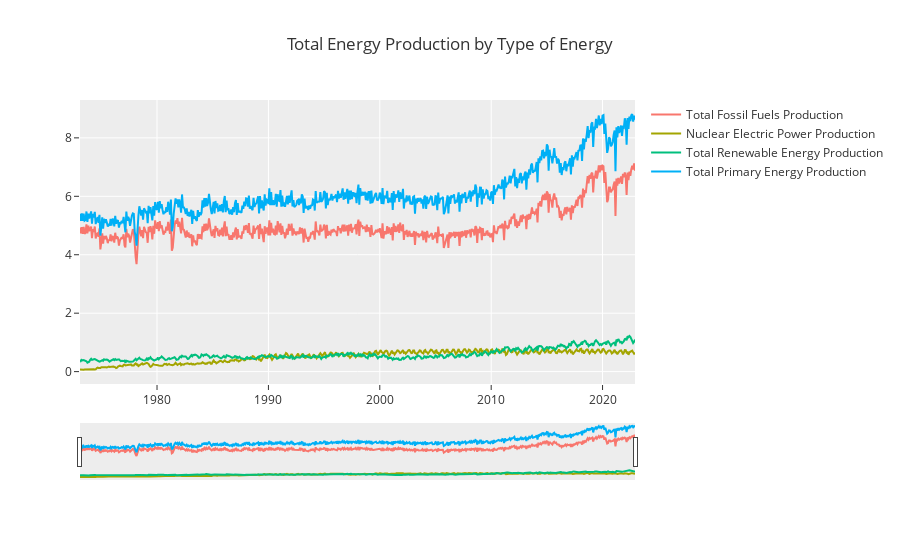

Source (notebook cell):
### Code cell
fig0 = go.Figure()
fig0 = fig0.add_trace(go.Scatter(x=prod_type_trend.index, y=prod_type_trend['Total Fossil Fuels Production'], name='Total Fossil Fuels Production'))
fig0 =fig0.add_trace(go.Scatter(x=prod_type_trend.index, y=prod_type_trend['Nuclear Electric Power Production'], name='Nuclear Electric Power Production'))
fig0 =fig0.add_trace(go.Scatter(x=prod_type_trend.index, y=prod_type_trend['Total Renewable Energy Production'], name='Total Renewable Energy Production'))
fig0 =fig0.add_trace(go.Scatter(x=prod_type_trend.index, y=prod_type_trend['Total Primary Energy Production'], name='Total Primary Energy Production'))
fig0 =fig0.update_layout(title='Total Energy Production by Type of Energy')
fig0.update_xaxes(rangeslider_visible=True)
fig0.show()

### Figure 1 — Plotly figure (JSON) as saved in the notebook; plotly's stock layout.template omitted (floating-point values rounded to 4 significant figures; data arrays with more than 128 entries replaced by an {"elided": "..."} marker saying what was removed)
{"data": [{"name": "Total Fossil Fuels Production", "type": "scatter", "x": {"elided": "599 str values"}, "y": {"elided": "599 float values"}}, {"name": "Nuclear Electric Power Production", "type": "scatter", "x": {"elided": "599 str values"}, "y": {"elided": "599 float values"}}, {"name": "Total Renewable Energy Production", "type": "scatter", "x": {"elided": "599 str values"}, "y": {"elided": "599 float values"}}, {"name": "Total Primary Energy Production", "type": "scatter", "x": {"elided": "599 str values"}, "y": {"elided": "599 float values"}}], "layout": {"title": {"text": "Total Energy Production by Type of Energy"}, "xaxis": {"rangeslider": {"visible": true}}}}
